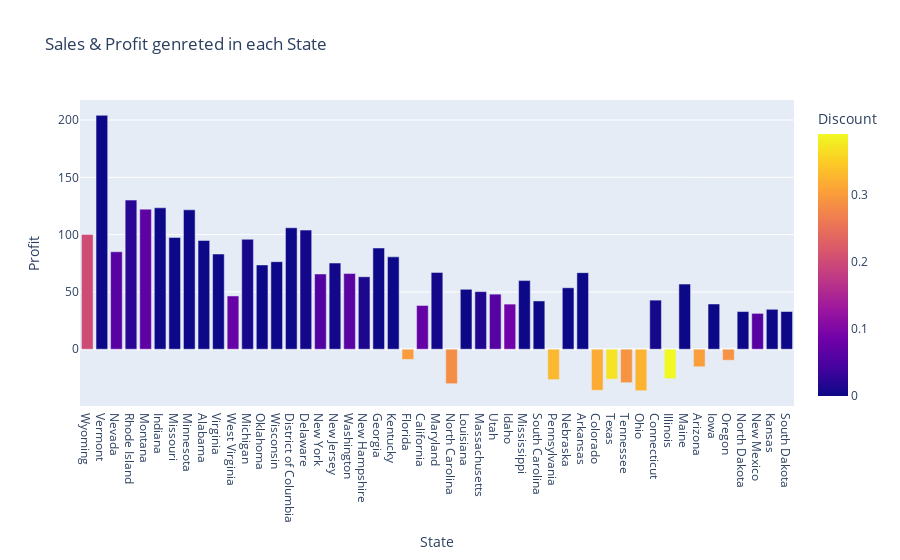

Here is the notebook cell this chart was saved with:
### Markdown cell above
## Profit and Sales Based on States

### Code cell
px.bar(df.groupby('State').mean().reset_index().sort_values('Sales',ascending=False),x='State',y='Profit',color='Discount',hover_data=df.groupby('State').mean().reset_index().columns,
      title='Sales & Profit genreted in each State')

### Figure 1 — Plotly figure (JSON) as saved in the notebook; plotly's stock layout.template omitted (floating-point values rounded to 4 significant figures; data arrays with more than 128 entries replaced by an {"elided": "..."} marker saying what was removed)
{"data": [{"alignmentgroup": "True", "customdata": {"elided": "49x3 float values"}, "hovertemplate": "State=%{x}<br>Profit=%{y}<br>Sales=%{customdata[0]}<br>Quantity=%{customdata[1]}<br>Discount=%{marker.color}<extra></extra>", "legendgroup": "", "marker": {"color": [0.2, 0, 0.06154, 0.02143, 0.06667, 0, 0, 0, 0, 0, 0.075, 0.007059, 0, 0, 0, 0.00625, 0.05532, 0.004615, 0.06403, 0.01111, 0, 0, 0.2993, 0.07276, 0.005714, 0.2835, 0, 0.01556, 0.06038, 0.08571, 0, 0, 0.3286, 0, 0, 0.3165, 0.3702, 0.2913, 0.3249, 0.007317, 0.39, 0, 0.3036, 0, 0.2887, 0, 0.05946, 0, 0], "coloraxis": "coloraxis", "pattern": {"shape": ""}}, "name": "", "offsetgroup": "", "orientation": "v", "showlegend": false, "textposition": "auto", "type": "bar", "x": ["Wyoming", "Vermont", "Nevada", "Rhode Island", "Montana", "Indiana", "Missouri", "Minnesota", "Alabama", "Virginia", "West Virginia", "Michigan", "Oklahoma", "Wisconsin", "District of Columbia", "Delaware", "New York", "New Jersey", "Washington", "New Hampshire", "Georgia", "Kentucky", "Florida", "California", "Maryland", "North Carolina", "Louisiana", "Massachusetts", "Utah", "Idaho", "Mississippi", "South Carolina", "Pennsylvania", "Nebraska", "Arkansas", "Colorado", "Texas", "Tennessee", "Ohio", "Connecticut", "Illinois", "Maine", "Arizona", "Iowa", "Oregon", "North Dakota", "New Mexico", "Kansas", "South Dakota"], "xaxis": "x", "y": [100.2, 204.1, 85.05, 130.1, 122.2, 123.4, 97.52, 121.6, 94.87, 83.03, 46.48, 95.93, 73.54, 76.38, 106.0, 103.9, 65.64, 75.18, 66.01, 63.2, 88.32, 80.57, -8.875, 38.17, 66.96, -30.08, 52.29, 50.26, 48.05, 39.37, 59.87, 42.12, -26.51, 53.61, 66.81, -35.87, -26.12, -29.19, -36.19, 42.82, -25.63, 56.81, -15.3, 39.46, -9.601, 32.88, 31.27, 34.85, 32.9], "yaxis": "y"}], "layout": {"barmode": "relative", "coloraxis": {"colorbar": {"title": {"text": "Discount"}}, "colorscale": [[0, "#0d0887"], [0.1111, "#46039f"], [0.2222, "#7201a8"], [0.3333, "#9c179e"], [0.4444, "#bd3786"], [0.5556, "#d8576b"], [0.6667, "#ed7953"], [0.7778, "#fb9f3a"], [0.8889, "#fdca26"], [1, "#f0f921"]]}, "legend": {"tracegroupgap": 0}, "title": {"text": "Sales & Profit genreted in each State"}, "xaxis": {"anchor": "y", "domain": [0, 1], "title": {"text": "State"}}, "yaxis": {"anchor": "x", "domain": [0, 1], "title": {"text": "Profit"}}}}
